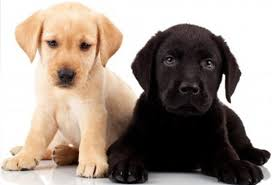
#> input picture Module_10_Unsupervised_Learning/dogs.jpeg, 272 x 185 px, found by its file name
$ jupyter execute --allow-errors Module_10_Case_Study2.ipynb   (shell and % lines are left out)
#> lines starting #> are read from the running program, lines starting #| are printed output that depends on the picture
#> (a cell that did not finish here is left out)

[cell 2]
from PIL import Image
from numpy import asarray
# load the image
image = Image.open('/Users/atul595525/Desktop/learning/Edureka_courses/Python_For_Data_Science/Module_10_Unsupervised_Learning/dogs.jpeg')
#> image is the input picture: PIL image 272x185 RGB; mean R, G, B 160.9, 147.9, 138.1
# convert image to numpy array
data = asarray(image)
print(type(data))
#| <class 'numpy.ndarray'>
# summarize shape
print(data.shape)
#| (185, 272, 3)

# create Pillow image
image2 = Image.fromarray(data)
print(type(image2))
#| <class 'PIL.Image.Image'>

# summarize image details
print(image2.mode)
#| RGB
print(image2.size)
#| (272, 185)

#> (a cell that did not finish here is left out)

[cell 4]
print(data)
#> (printed output is left out)

[cell 5]
#2. Find out the dimensions of the image and convert it in to a two-dimensional array.


from PIL import Image
from numpy import*
temp=asarray(Image.open('/Users/atul595525/Desktop/learning/Edureka_courses/Python_For_Data_Science/Module_10_Unsupervised_Learning/dogs.jpeg'))
x=temp.shape[0]
#> x = 185
y=temp.shape[1]*temp.shape[2]
#> y = 816
temp.resize((x,y)) # a 2D array
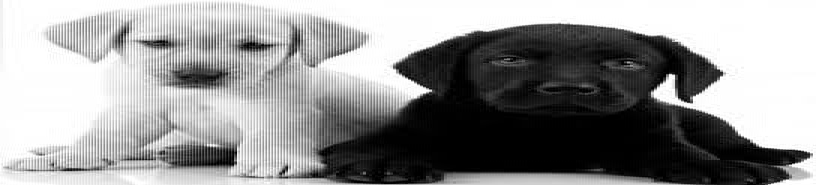
#> temp: shape (185, 816); min 0, max 255, mean 149
print(temp)
#> (printed output is left out)

[cell 6]
print(temp.size)
#| 150960

[cell 7]
import matplotlib.pyplot as plt
import seaborn as sns
from sklearn.cluster import KMeans
import pandas as pd
import numpy as np
from PIL import Image

def rgb_to_hex(rgb):
    return '#%02x%02x%02x' % (int(rgb[0]), int(rgb[1]), int(rgb[2]))

[cell 8]
# Convert PIL image to array
img = Image.open("/Users/atul595525/Desktop/learning/Edureka_courses/Python_For_Data_Science/Module_10_Unsupervised_Learning/dogs.jpeg")
np_array = np.array(img)

print("Array shape")
print(np_array.shape)
#| (185, 272, 3)

print("\nDimensions of the Image")
print("Height : " + str(img.height))
#| Height : 185
print("Width : " + str(img.width))
#| Width : 272

[cell 9]
# Reshape the array in 2 dimensions
flat_array = np_array.ravel()
new_array = flat_array.reshape(np_array.shape[0] * np_array.shape[1], np_array.shape[2])


print(new_array.shape)
#| (50320, 3)

[cell 10]
# Initializing the k means
kmeans = KMeans(n_clusters=3)
kmeans.fit(new_array)

print("\nCluster centroids")
print(kmeans.cluster_centers_)

[cell 11]
# count elements of each cluster
print("Elements of Each cluster ")
unique, counts = np.unique(kmeans.labels_, return_counts=True)
print(dict(zip(unique, counts)))


df = pd.DataFrame(new_array, columns=["col1", "col2", "col3"])
#> df = table of 50320 rows and 3 columns
df["cluster"] = kmeans.labels_
print(df.head())
#|    col1  col2  col3  cluster
#| 0   240   240   240        1
#| 1   255   255   255        1
#| 2   255   255   255        1
#| 3   251   251   251        1
#| 4   255   255   255        1

#> (a cell that did not finish here is left out)

[cell 13]
# Find Dominant color
centroid_colors = kmeans.cluster_centers_.astype(int)
colours = [rgb_to_hex(color) for color in centroid_colors]

sns.palplot(colours)
plt.show()
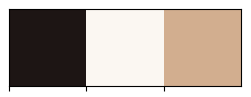
#> figure drawn by matplotlib, 1 panel
